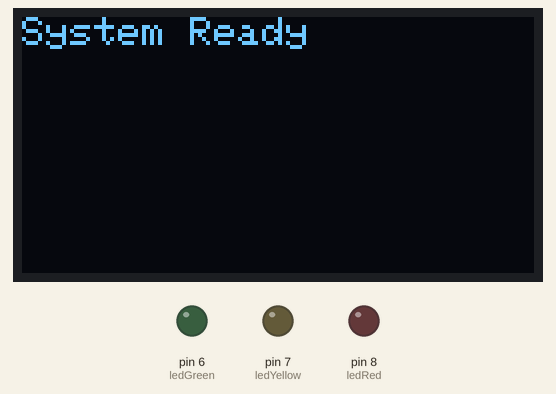
This sketch was run on a simulated Arduino Uno, built with avr-gcc and run on an emulated ATmega328P. Parts: 128×64 one-colour display, output pins drawn as LEDs (lit = HIGH). What the sketch prints to the serial monitor is not drawn.

Above: at 0.1 s.
At 1.6 s:
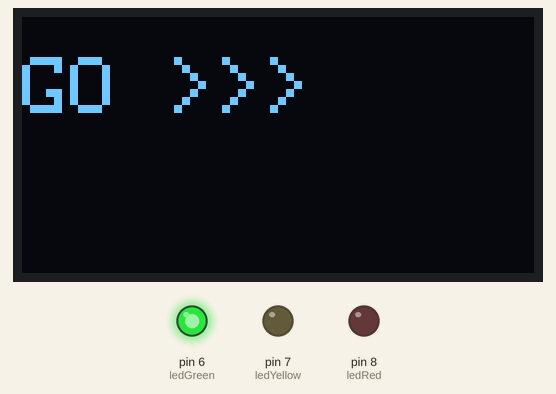
At 3.6 s:
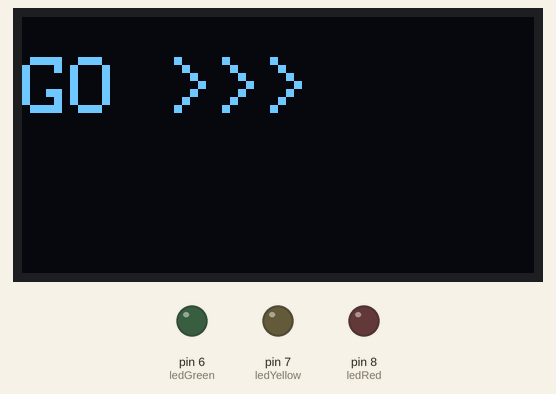
At 4.2 s:
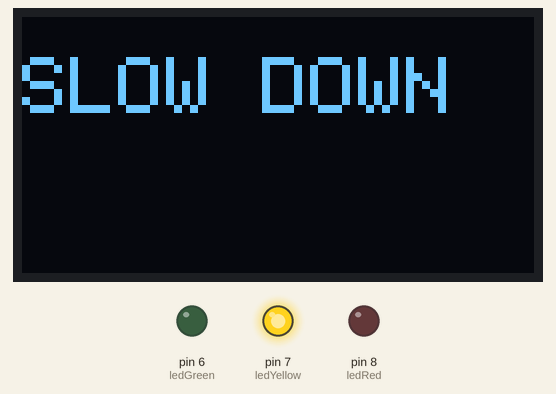
At 6.7 s:
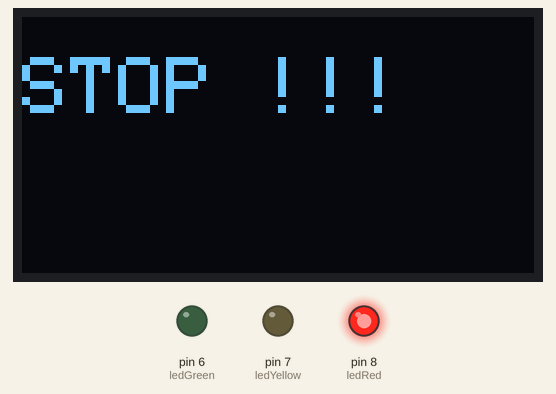
At 8.7 s:
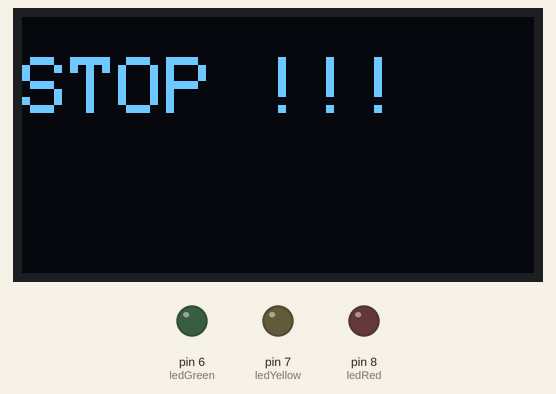
Timing chart, 0 to 40.0 s (numbered marks = the images above):
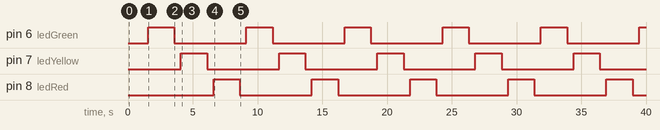

Measured:
- by itself, pin 6 (ledGreen), pin 7 (ledYellow), pin 8 (ledRed): alternates HIGH for 2.0 s and LOW for 5.6 s
- by itself, everything shown: repeats every 7.6 s, in 6 steps
- what the display in image 1 shows lasts 2.5 s, from 1.6 s to 4.1 s

The sketch:

NanoTraffic_OLED.ino
```cpp
#include <Wire.h>
#include <Adafruit_GFX.h>
#include <Adafruit_SSD1306.h>

// OLED display width and height
#define SCREEN_WIDTH 128
#define SCREEN_HEIGHT 64

// OLED reset pin (not used, so set to -1)
#define OLED_RESET -1
Adafruit_SSD1306 display(SCREEN_WIDTH, SCREEN_HEIGHT, &Wire, OLED_RESET);

// LED pins
const int ledRed = 8;
const int ledYellow = 7;
const int ledGreen = 6;

void setup() {
  pinMode(ledRed, OUTPUT);
  pinMode(ledYellow, OUTPUT);
  pinMode(ledGreen, OUTPUT);

  Serial.begin(9600);

  // Initialize OLED display
  if (!display.begin(SSD1306_SWITCHCAPVCC, 0x3C)) { //0x78)) {
    Serial.println("OLED not found. Check wiring.");
    while (true);  // Halt
  }

  display.clearDisplay();
  display.setTextSize(1.5);
  display.setTextColor(SSD1306_WHITE);
  display.setCursor(0, 0);
  display.println("System Ready");
  display.display();
  delay(1500);
  display.clearDisplay();
}

void loop() {
  // GREEN light
  digitalWrite(ledGreen, HIGH);
  Serial.println("GO >>>");
  showOnOLED("GO >>>");
  delay(2000);
  digitalWrite(ledGreen, LOW);
  delay(500);

  // YELLOW light
  digitalWrite(ledYellow, HIGH);
  Serial.println("SLOW DOWN");
  showOnOLED("SLOW DOWN");
  delay(2000);
  digitalWrite(ledYellow, LOW);
  delay(500);

  // RED light
  digitalWrite(ledRed, HIGH);
  Serial.println("STOP !!!");
  showOnOLED("STOP !!!");
  delay(2000);
  digitalWrite(ledRed, LOW);
  delay(500);

  Serial.println("");
}

// Helper function to display text on OLED
void showOnOLED(String message) {
  display.clearDisplay();
  display.setCursor(0, 10);
  display.setTextSize(2);
  display.println(message);
  display.display();
}
```
